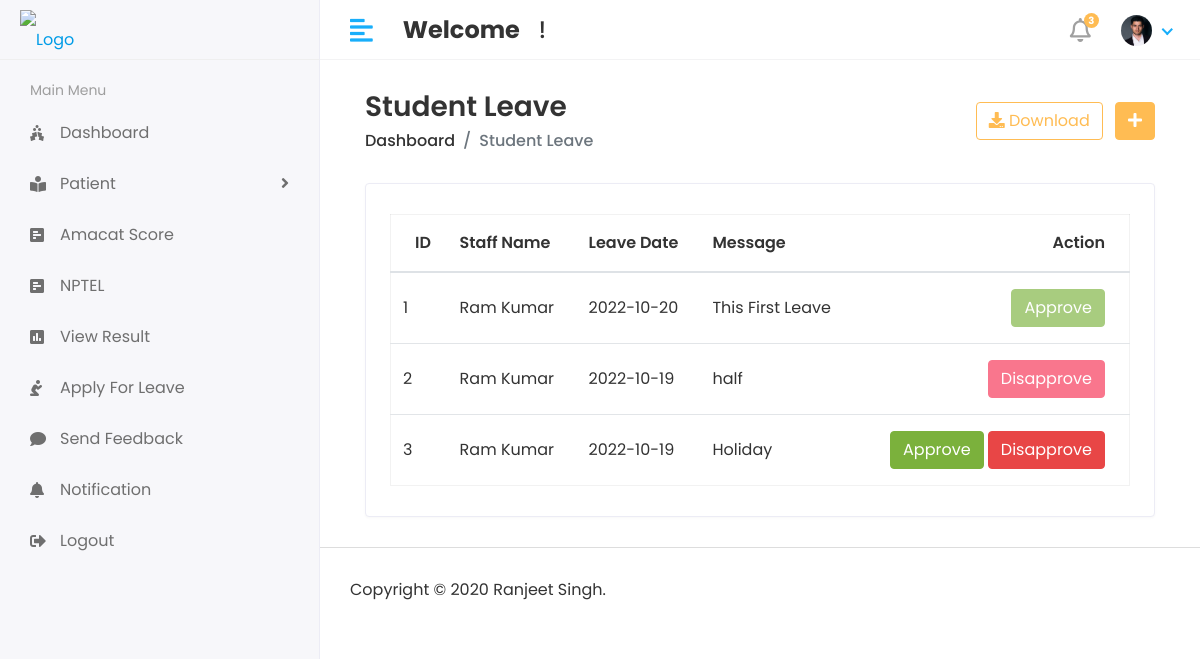
The app's page /Hod/Student/leave_view with its own data.
### members/models.py (models this page shows, shortened)
class Student_leave(models.Model):
    student_id = models.ForeignKey(Student, on_delete = models.CASCADE)
    date = models.CharField(max_length=100)
    message = models.TextField()
    status = models.IntegerField(default = 0)
    created_at = models.DateTimeField(auto_now_add = True, null=True)
    update_at = models.DateTimeField(auto_now = True)

class Student(models.Model):
    admin = models.OneToOneField(CustomUser, on_delete = models.CASCADE)
    address = models.TextField()
    gender = models.CharField(max_length = 100)
    course_id = models.ForeignKey(Course, on_delete = models.DO_NOTHING)
    session = models.ForeignKey(Session_Year, on_delete = models.DO_NOTHING)
    created_at = models.DateTimeField(auto_now_add = True)
    update_at = models.DateTimeField(auto_now = True)

class CustomUser(AbstractUser):
    USER = (
        (1,'HOD'),
        (2,'STAFF'),
        (3,'STUDENT'),
    )
    user_type = models.CharField(choices=USER, max_length = 50, default = 1)
    profile_pic = models.ImageField(upload_to='media/profile_pic')

### student_management_system/Hod_views.py (the view)
# urls.py: path('Hod/Student/leave_view', Hod_views.STUDENT_LEAVE_VIEW, name = 'student_leave_view'),
def STUDENT_LEAVE_VIEW(request):
    student_leave = Student_leave.objects.all()
    context = {
        'student_leave':student_leave,
    }
    return render(request, 'Hod/student_leave.html',context)

### templates/Hod/student_leave.html (shortened to what this page needs)
{% extends 'base.html' %}
{% block content %}
<div class="content container-fluid">
    <div class="page-header">
       <div class="row align-items-center">
          <div class="col">
             <h3 class="page-title">Student Leave</h3>
             <ul class="breadcrumb">
                <li class="breadcrumb-item"><a href="index.html">Dashboard</a></li>
                <li class="breadcrumb-item active">Student Leave</li>
             </ul>
          </div>
          <div class="col-auto text-right float-right ml-auto">
             <a href="#" class="btn btn-outline-primary mr-2"><i class="fas fa-download"></i> Download</a>
             <a href="add-student.html" class="btn btn-primary"><i class="fas fa-plus"></i></a>
          </div>
       </div>
    </div>
    <div class="row">
       <div class="col-sm-12">
          <div class="card card-table">
             <div class="card-body">
                <div class="table-responsive">
                   <table id="table_id" class="table table-hover table-center mb-0 ">
                      <thead>
                         <tr>
                            <th>ID</th>
                            <th>Staff Name</th>
                            <th>Leave Date</th>
                            <th>Message</th>
                            <th class="text-right">Action</th>
                         </tr>
                      </thead>
                      <tbody>
                        {% for i in student_leave %}
                         <tr>
                            <td>{{forloop.counter}}</td>
                            <td>{{i.student_id.admin.first_name}}&nbsp;{{i.student_id.admin.last_name}}</td>
                            <td>{{i.date}}</td>
                            <td>{{i.message}}</td>
                            <td class="text-right">
                               <div class="actions">
                                {% if i.status == 0 %}
                                <a href="{% url 'student_approve_leave' i.id %}" class="btn btn-success">Approve</a>
                                <a href="{% url 'student_disapprove_leave' i.id %}" class="btn btn-danger">Disapprove</a>
                                {% elif i.status == 1 %}
                                <button class="btn btn-success" disabled="disabled">Approve</button>
                                {% else %}
                                <button class="btn btn-danger" disabled="disabled">Disapprove</button>
                                {% endif %}
                               </div>
                            </td>
                         </tr>
                         {% endfor %}
                      </tbody>
                   </table>
                </div>
             </div>
          </div>
       </div>
    </div>
 </div>
{% endblock content %}

### static/assets/css/style.css (style rules this page uses)
html { height: 100%; }
body { background-color: #fff; color: #333; font-family: 'Poppins', sans-serif; font-size: 1rem; height: 100%; line-height: 1.5; overflow-x: hidden; }
h1, h2, h3, h4, h5, h6 { font-family: 'Poppins', sans-serif; margin-top: 0; }
a { color: #009ce7; }
input, button, a { transition: all 0.4s ease; -moz-transition: all 0.4s ease; -o-transition: all 0.4s ease; -ms-transition: all 0.4s ease; -webkit-transition: all 0.4s ease; }
input, input:focus, button, button:focus { outline: none; }
ul, ol { padding: 0px; list-style: none; }
.table { color: #333; max-width: 100%; margin-bottom: 0; width: 100%; }
.table.dataTable { border-collapse: collapse !important; border: 1px solid rgba(0, 0, 0, 0.05); }
.table thead tr th { font-weight: 600; }
.table tbody tr { border-bottom: 1px solid rgba(0, 0, 0, 0.05); }
.table.table-center td, .table.table-center th { vertical-align: middle; }
.card-table .card-body .table > thead > tr > th { border-top: 0; }
.card-table .card-body .table tr td:first-child, .card-table .card-body .table tr th:first-child { padding-left: 1.5rem; }
.card-table .card-body .table tr td:last-child, .card-table .card-body .table tr th:last-child { padding-right: 1.5rem; }
.card-table .table td, .card-table .table th { border-top: 1px solid #e2e5e8; padding: 1rem 0.75rem; white-space: nowrap; }
.btn-primary { background-color: #FFBC53; border: 1px solid #FFBC53; }
.btn-success { background-color: #7bb13c; border: 1px solid #7bb13c }
.btn-success.disabled, .btn-success:disabled { background-color: #7bb13c; border-color: #7bb13c; color: #fff; }
.btn-danger { background-color: #e84646; border: 1px solid #e84646; }
.btn-danger.disabled, .btn-danger:disabled { background-color: #f62d51; border-color: #f62d51; color: #fff; }
.btn-outline-primary { color: #FFBC53; border-color: #FFBC53; }
.card { border: 1px solid #ececf5; box-shadow: 0 1px 3px 0 rgba(0, 0, 0, 0.03); margin-bottom: 1.875rem; }
.card-body { padding: 1.5rem; }
.page-header { margin-bottom: 1.875rem; }
.page-header .breadcrumb { background-color: transparent; color: #6c757d; font-size: 1rem; font-weight: 500; margin-bottom: 0; padding: 0; }
.page-header .breadcrumb a { color: #333; }
.page-title { font-size: 28px; font-weight: 600; color: #333; margin-bottom: 5px; }

### records on screen
Student_leave: student_id.admin.first_name "Ram", student_id.admin.last_name "Kumar", date "2022-10-20", message "This First Leave", status "Approve"
Student_leave: student_id.admin.first_name "Ram", student_id.admin.last_name "Kumar", date "2022-10-19", message "half", status "Disapprove"
Student_leave: student_id.admin.first_name "Ram", student_id.admin.last_name "Kumar", date "2022-10-19", message "Holiday", status "Approve"
